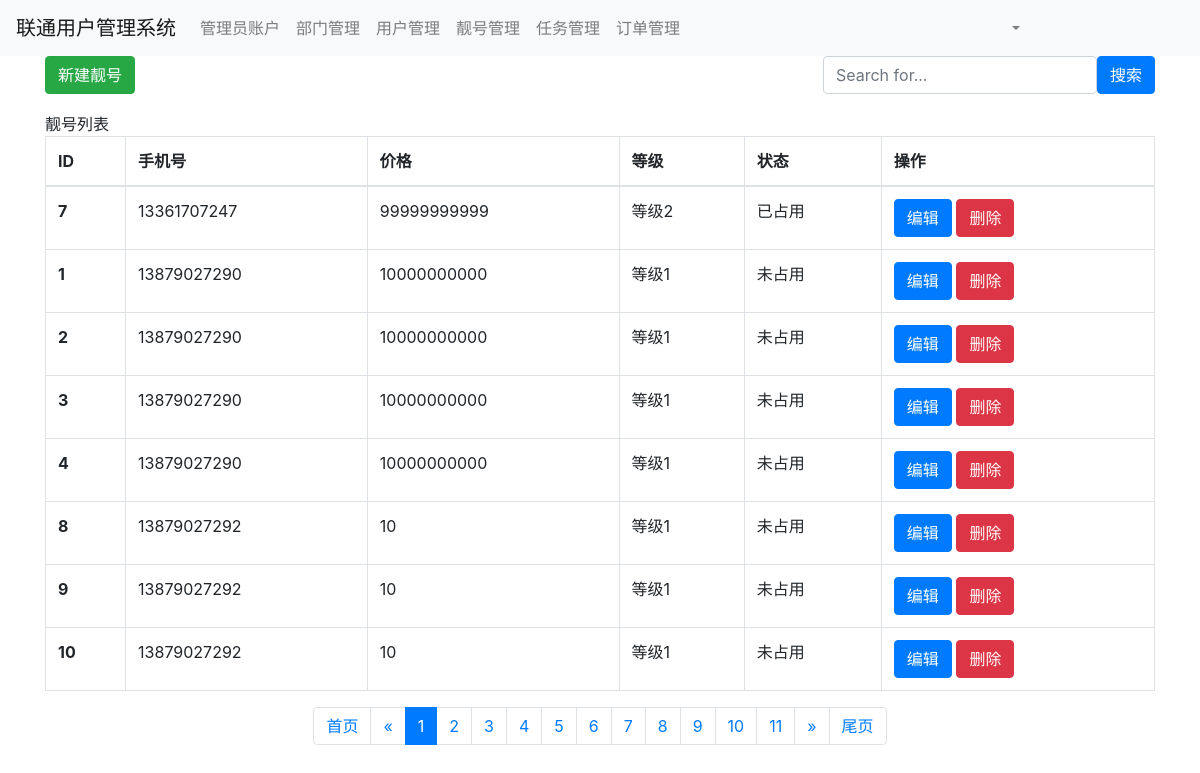
/prettynum/list/ (signed in), run on an earlier commit of the app's database.
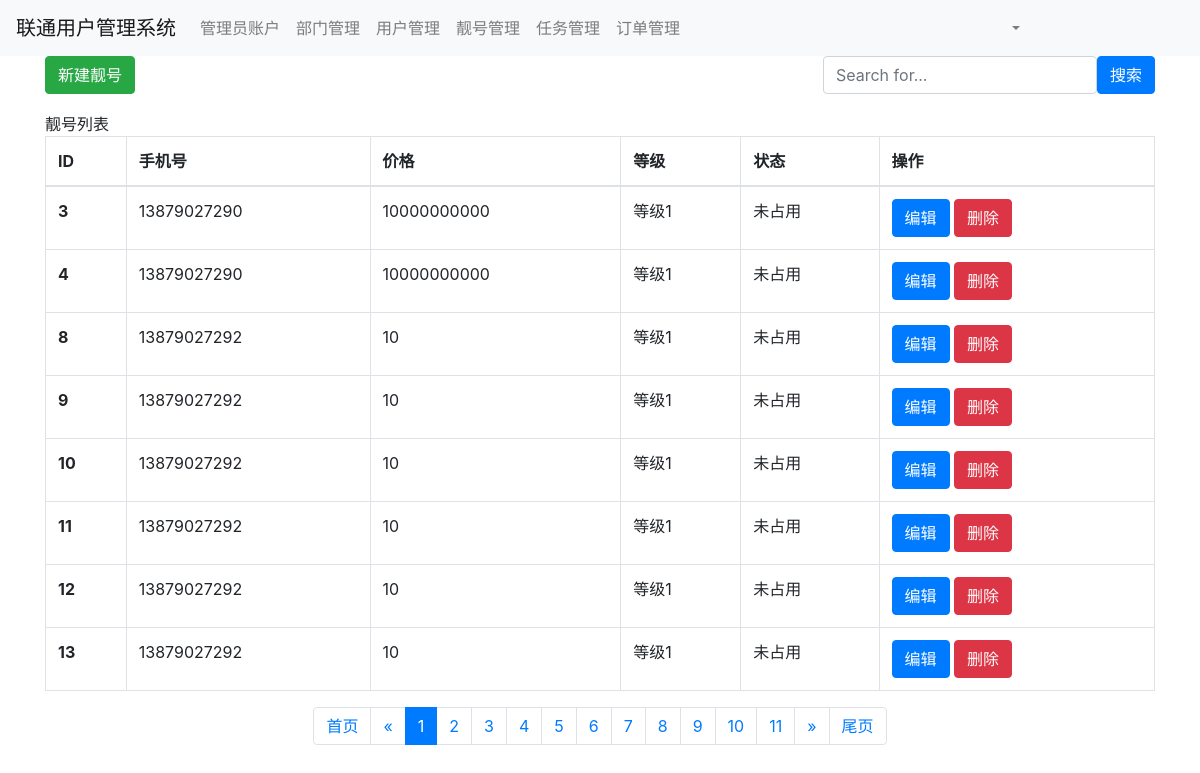
And on a later commit of the database.
### app01/models.py (models this page shows)
class PrettyNum(models.Model):
    mobile = models.CharField(verbose_name="手机号", max_length=11)
    price = models.IntegerField(verbose_name="价格", default=0)
    level_choices = (
        (1, "等级1"),
        (2, "等级2"),
    )
    level = models.SmallIntegerField(verbose_name="等级", choices=level_choices, default=1)
    status_choices = (
        (1, "未占用"),
        (2, "已占用"),
    )
    status = models.SmallIntegerField(verbose_name="状态", choices=status_choices, default=2)

### app01/views.py (the view)
# urls.py: path('prettynum/list/', views.prettynum_list),
def prettynum_list(request):
    data_dict = {}
    search_data = request.GET.get("q", "")
    if search_data:
        data_dict = {"mobile__contains": search_data}
    queryset = models.PrettyNum.objects.filter(**data_dict).order_by("-level")
    page_object = Pagination(request, queryset=queryset)
    page_queryset = page_object.page_queryset
    page_string = page_object.gennerate_html()
    context = {
        "search_data": search_data,
        "queryset": page_queryset,  # 分完页的数据
        "page_string": page_string,  # 生成的页面
    }
    return render(request, "prettynum_list.html", context=context)

### app01/templates/prettynum_list.html (shortened to what this page needs)
{% extends "base.html" %}
{% block content %}
    <div class="container">
        <div style="display: flex;">
            <div style="margin-bottom: 10px;margin-right: auto;">
                <a class="btn btn-success" href="/prettynum/add">
                    新建靓号
                </a>
            </div>
            <form method="get" style="display: flex;margin-left: auto;margin-bottom: 10px">
                <div class="input-group" style="display: inline-flex">
                    <label>
                        <input type="text" class="form-control" placeholder="Search for..." name="q"
                               value="{{ search_data }}">
                    </label>
                    <span class="input-group-btn">
                        <button class="btn btn-primary" type="submit">搜索</button>
                    </span>
                </div>
            </form>
        </div>
        <div class="panel panel-default">
            <div class="panel-heading">
                靓号列表
            </div>
            <table class="table table-bordered">
                <thead>
                <tr>
                    <th>ID</th>
                    <th>手机号</th>
                    <th>价格</th>
                    <th>等级</th>
                    <th>状态</th>
                    <th>操作</th>
                </tr>
                </thead>
                <tbody>
                {% for object in queryset %}
                    <tr>
                        <th scope="row">{{ object.id }}</th>
                        <td>{{ object.mobile }}</td>
                        <td>{{ object.price }}</td>
                        <td>{{ object.get_level_display }}</td>
                        <td>{{ object.get_status_display }}</td>
                        <td>
                            <a class="btn btn-primary btn-xs"
                               href="/prettynum/edit/{{ object.id }}">编辑</a>
                            <a class=" btn btn-danger btn-xs" href="/prettynum/delete/{{ object.id }}">删除</a>
                        </td>
                    </tr>
                {% endfor %}
                </tbody>
            </table>
        </div>
        {{ page_string }}
    </div>
{% endblock %}

What changed in the data, as far as the page shows it:
removed PrettyNum: id "7", mobile "13361707247", price "99999999999", level "等级2", status "已占用"
removed PrettyNum: id "1", mobile "13879027290", price "10000000000", level "等级1", status "未占用"
removed PrettyNum: id "2", mobile "13879027290", price "10000000000", level "等级1", status "未占用"
now on this page (row unchanged): PrettyNum: id "11", mobile "13879027292", price "10", level "等级1", status "未占用"
now on this page (row unchanged): PrettyNum: id "12", mobile "13879027292", price "10", level "等级1", status "未占用"
now on this page (row unchanged): PrettyNum: id "13", mobile "13879027292", price "10", level "等级1", status "未占用"
